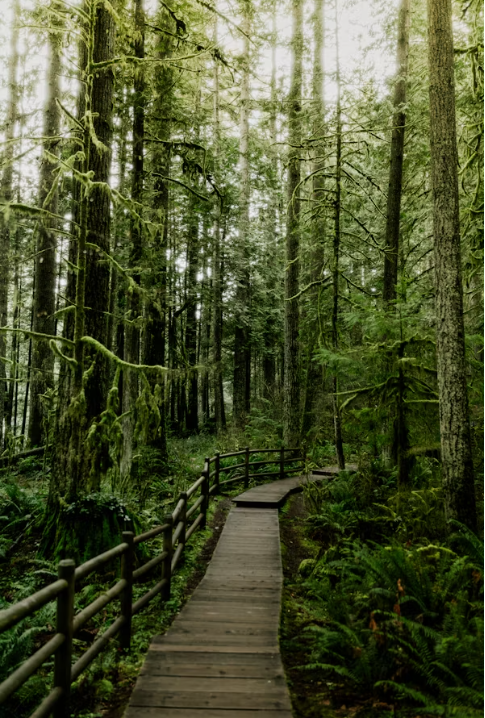
#> input picture nature.png, 485 x 718 px
$ python 1_c.py
#> lines starting #> are read from the running program, lines starting #| are printed output that depends on the picture

import cv2
originalImage=cv2.imread('nature.png')
#> originalImage is the input picture: shape (718, 485, 3); mean B, G, R 47, 81.7, 74.8
flipVertical = cv2.flip(originalImage, 0)
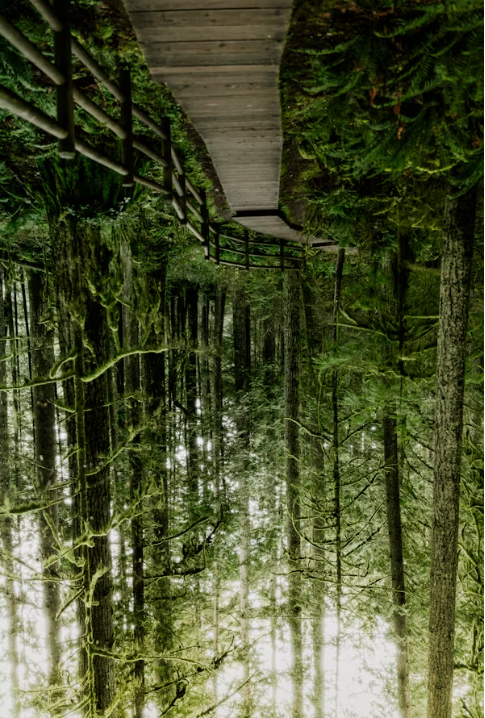
#> flipVertical: shape (718, 485, 3); mean B, G, R 47, 81.7, 74.8
flipHorizontal = cv2.flip(originalImage, 1)
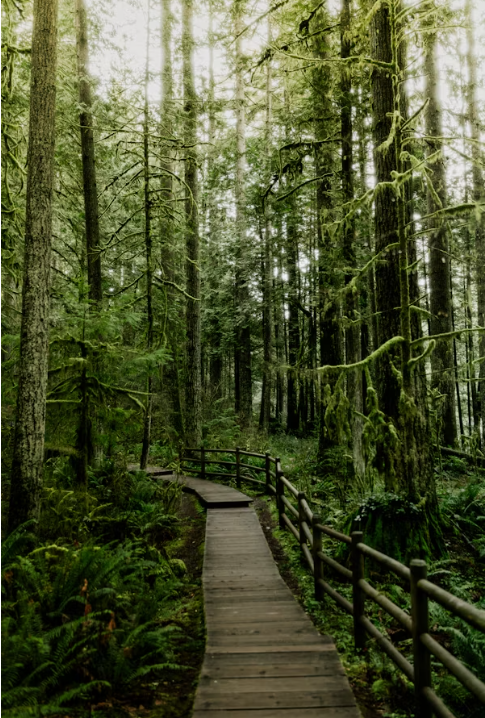
#> flipHorizontal: shape (718, 485, 3); mean B, G, R 47, 81.7, 74.8
flipBoth = cv2.flip(originalImage, -1)
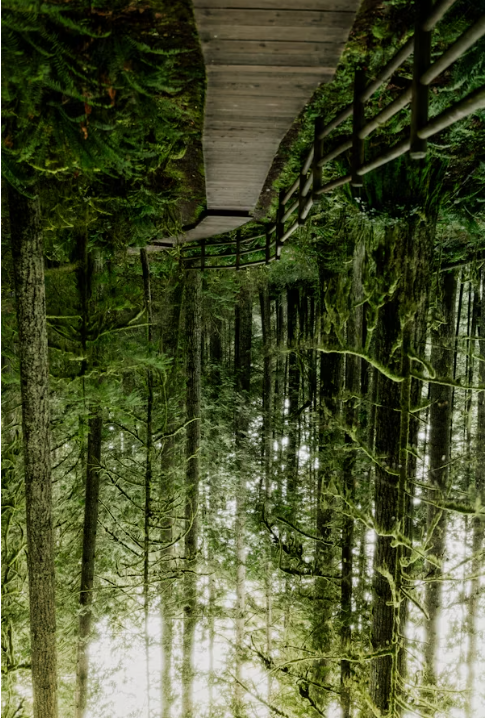
#> flipBoth: shape (718, 485, 3); mean B, G, R 47, 81.7, 74.8
cv2.imshow('Original image', originalImage)
cv2.imshow('Flipped vertical image', flipVertical)
cv2.imshow('Flipped horizontal image', flipHorizontal)
cv2.imshow('Flipped both image', flipBoth)
cv2.waitKey(0)
cv2.destroyAllWindows()
